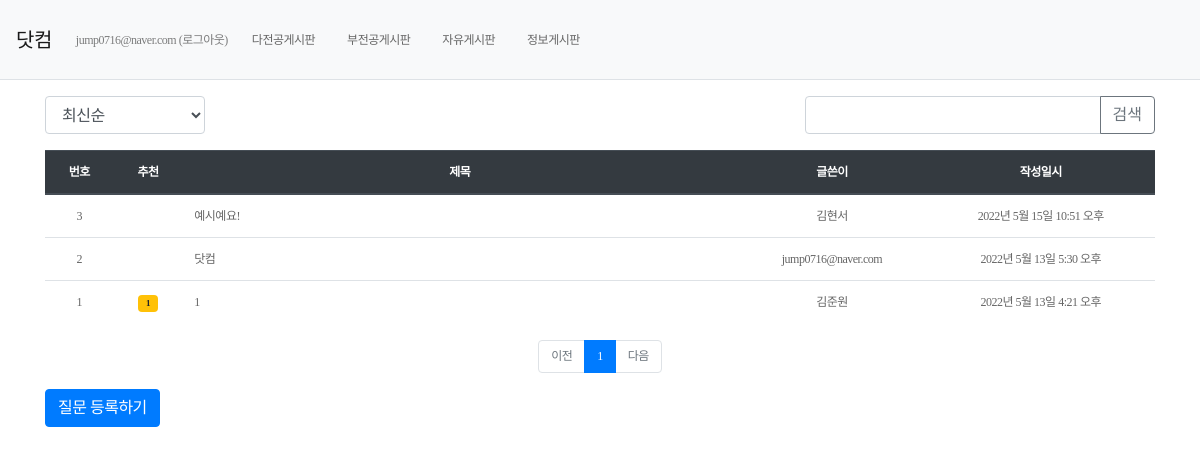
Page /pybo/ (signed in) on the committed database.
### pybo/models.py (models this page shows, shortened)
class Question(models.Model):
    author = models.ForeignKey(User, on_delete=models.CASCADE, related_name='author_question') #계정(사용자) 모델은 django.contrib.auth.models 패키지의 User이므로 글쓴이에 해당되는 author 속성은 User모델을 ForeignKey로 적용
    subject = models.CharField(max_length=200) #질문제목
    content = models.TextField() #글자수 제한 X
    create_date = models.DateTimeField()
    modify_date = models.DateTimeField(null=True, blank=True)#질문이나 답변이 언제 수정되었는지 확인
    voter = models.ManyToManyField(User, related_name='voter_question')  # voter 추가, ManyToManyField관계는 다대다관계의미.

### pybo/views/base_views.py (the view, shortened to what this page needs)
# urls.py: path('', base_views.index, name='index'),  # '/' 에 해당되는 path
def index(request): #request는 장고 프레임워크에 의해 자동으로 전달되는 HTTP 요청 객체
    page = request.GET.get('page', '1')  # 페이지 (GET방식으로 요청한 URL에서 page의 값을 가져올때 사용)
    kw = request.GET.get('kw', '')  # 검색어
    so = request.GET.get('so', 'recent')  # 정렬기준
    if so == 'recommend':
        question_list = Question.objects.annotate(num_voter=Count('voter')).order_by('-num_voter', '-create_date') #추천수는 장고의 annotate를 이용하여 Count함수를 통해 구할수있음.
    elif so == 'popular':
        question_list = Question.objects.annotate(num_answer=Count('answer')).order_by('-num_answer', '-create_date')
    else:  # recent
        question_list = Question.objects.order_by('-create_date')
    paginator = Paginator(question_list, 10)  # 페이지당 10개씩 보여주기(Paginator는 조회된 question_list를 페이징 객체(paginator)로 변환)
    page_obj = paginator.get_page(page)
    context = {'question_list': page_obj, 'page': page, 'kw': kw, 'so': so}  # <------ so 추가 ,page와 kw가 추가.
    return render(request, 'pybo/question_list.html', context) #템플릿파일

### pybo/templatetags/pybo_filter.py (called while the page is built)
@register.filter #이 어노테이션 적용시 템플릿에서 해당 함수를 필터로 사용가능.
def sub(value, arg):
    return value - arg

### templates/pybo/question_list.html (shortened to what this page needs)
{% extends 'base.html' %}
{% load pybo_filter %}
{% block content %}
<div class="container my-3">
    <div class="row justify-content-between my-3">
        <div class="col-2">
            <select class="form-control so">
                <option value="recent" {% if so == 'recent' %}selected{% endif %}>최신순</option>
            </select>
        </div>
        <div class="col-4 input-group">
            <input type="text" class="form-control kw" value="{{ kw|default_if_none:'' }}">
            <div class="input-group-append">
                <button class="btn btn-outline-secondary" type="button" id="btn_search">검색</button>
            </div>
        </div>
    </div>
    <table class="table">
        <thead>
        <tr class="text-center thead-dark">
            <th>번호</th>
            <th>추천</th>
            <th style="width:50%">제목</th>
            <th>글쓴이</th>
            <th>작성일시</th>
        </tr>
        </thead>
        <tbody>
        {% if question_list %}
        {% for question in question_list %}
        <tr class="text-center">
            <td>
                {{ question_list.paginator.count|sub:question_list.start_index|sub:forloop.counter0|add:1 }}
            </td>
            <td>
            {% if question.voter.all.count > 0 %}
            <span class="badge badge-warning px-2 py-1">{{ question.voter.all.count }}</span>
            {% endif %}
            </td>
            <td class="text-left">
                <a href="{% url 'pybo:detail' question.id %}">{{ question.subject }}</a>
            </td>
            <td>{{ question.author.username }}</td>
            <td>{{ question.create_date }}</td>
        </tr>
        {% endfor %}
        {% else %}
        <tr>
            <td colspan="3">질문이 없습니다.</td>
        </tr>
        {% endif %}
        </tbody>
    </table>
    <ul class="pagination justify-content-center">
        {% if question_list.has_previous %}
        <li class="page-item">
            <a class="page-link" data-page="{{ question_list.previous_page_number }}" href="#">이전</a>
        </li>
        {% else %}
        <li class="page-item disabled">
            <a class="page-link" tabindex="-1" aria-disabled="true" href="#">이전</a>
        </li>
        {% endif %}
        {% for page_number in question_list.paginator.page_range %}
        {% if page_number >= question_list.number|add:0 and page_number <= question_list.number|add:4 %}
            {% if page_number == question_list.number %}
            <li class="page-item active" aria-current="page">
                <a class="page-link" data-page="{{ page_number }}" href="#">{{ page_number }}</a>
            </li>
            {% else %}
            <li class="page-item">
                <a class="page-link" data-page="{{ page_number }}" href="#">{{ page_number }}</a>
            </li>
            {% endif %}
        {% endif %}
        {% endfor %}
        {% if question_list.has_next %}
        <li class="page-item">
            <a class="page-link" data-page="{{ question_list.next_page_number }}" href="#">다음</a>
        </li>
        {% else %}
        <li class="page-item disabled">
            <a class="page-link" tabindex="-1" aria-disabled="true" href="#">다음</a>
        </li>
        {% endif %}
    </ul>
    <a href="{% url 'pybo:question_create' %}" class="btn btn-primary">질문 등록하기</a>
</div>
{% endblock %}

### templates/navbar.html (shortened to what this page needs)
<nav class="navbar navbar-expand-lg navbar-light bg-light border-bottom">
  <a class="navbar-brand" href="{% url 'pybo:index' %}">닷컴</a>
  <div class="collapse navbar-collapse flex-grow-0" id="navbarNav">
    <ul class="navbar-nav">
      <li class="nav-item">
        {% if user.is_authenticated %}
        <a class="nav-link" href="{% url 'common:logout' %}"
          >{{ user.username }} (로그아웃)</a>
        {% else %}
        <a class="nav-link" href="{% url 'common:login' %}">로그인</a>
        {% endif %}
      </li>
    </ul>
  </div>
  <a class="nav-link" href="{% url 'common:double' %}">다전공게시판</a>
  <a class="nav-link" href="{% url 'common:minor' %}">부전공게시판</a>
  <a class="nav-link" href="{% url 'common:free' %}">자유게시판</a>
  <a class="nav-link" href="{% url 'common:information' %}">정보게시판</a>
</nav>

### rows in the picture
Question: paginator.count|sub "3", subject "예시예요!", author.username "김현서", create_date "2022년 5월 15일 10:51 오후"
Question: paginator.count|sub "2", subject "닷컴", author.username "jump0716@naver.com", create_date "2022년 5월 13일 5:30 오후"
Question: paginator.count|sub "1", voter.all.count "1", subject "1", author.username "김준원", create_date "2022년 5월 13일 4:21 오후"

### other values in the picture
{{ user.username }} "jump0716@naver.com"
{{ page_number }} "1"
